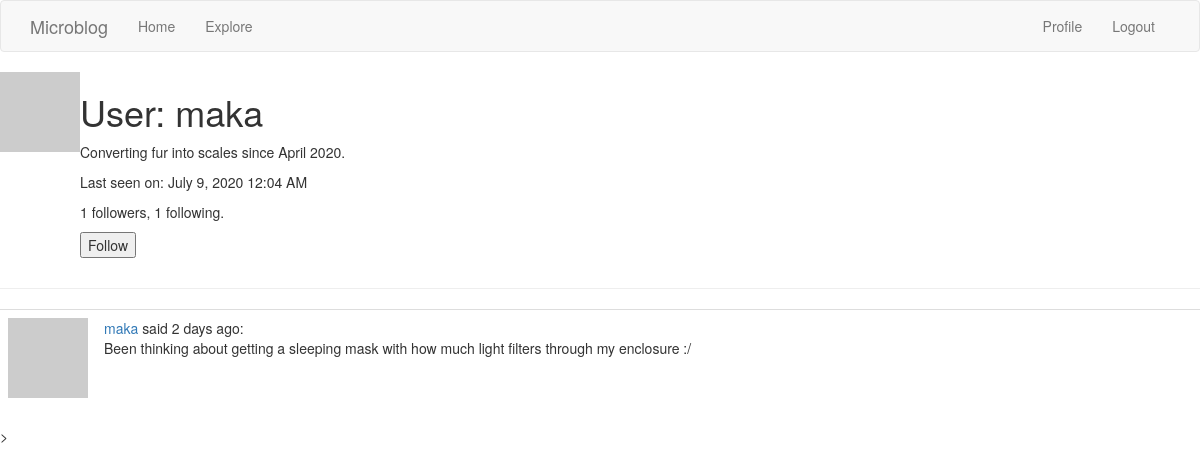
The page /user/maka (signed in) on the database as committed earlier.
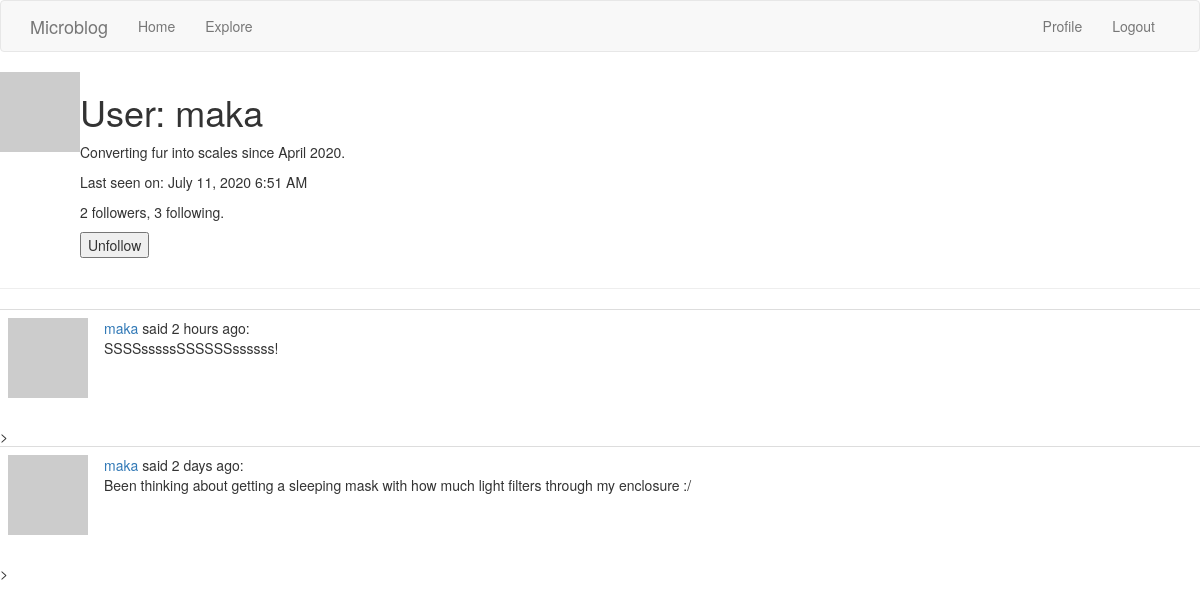
The same page on the database as committed later.
### app/models.py (models this page shows, shortened)
class User(UserMixin, db.Model):
    id = db.Column(db.Integer, primary_key=True)
    username = db.Column(db.String(64), index=True, unique=True)
    email = db.Column(db.String(120), index=True, unique=True)
    password_hash = db.Column(db.String(128))
    posts = db.relationship('Post', backref='author', lazy='dynamic')
    about_me = db.Column(db.String(140))
    last_seen = db.Column(db.DateTime, default=datetime.utcnow)
    followed = db.relationship(
        'User', secondary = followers,
        primaryjoin=(followers.c.follower_id == id),
        secondaryjoin = (followers.c.followed_id == id),
        backref = db.backref('followers', lazy = 'dynamic'), lazy = 'dynamic')
    def avatar(self, size):
        digest = md5(self.email.lower().encode('utf-8')).hexdigest()
        return 'http://www.gravatar.com/avatar/{}?d=identicon&s={}'.format(digest, size)
    def is_following(self, user):
        return self.followed.filter(
            followers.c.followed_id == user.id).count() > 0

class Post(db.Model):
    id = db.Column(db.Integer, primary_key=True)
    body = db.Column(db.String(140))
    timestamp = db.Column(db.DateTime, index=True, default=datetime.utcnow)
    user_id = db.Column(db.Integer, db.ForeignKey('user.id'))

### app/routes.py (the view)
@app.route('/user/<username>')
@login_required
def user(username):
    user = User.query.filter_by(username=username).first_or_404()
    page = request.args.get('page', 1, type = int)
    posts = user.posts.order_by(Post.timestamp.desc()).paginate(
        page, app.config['POSTS_PER_PAGE'], False)
    next_url = url_for('user', username = user.username, page = posts.next_num)\
        if posts.has_next else None
    prev_url = url_for('user', username = user.username, page = posts.prev_num) \
        if posts.has_prev else None
    form = EmptyForm()
    return render_template('user.html', user=user, posts=posts.items,
                            next_url = next_url, prev_url = prev_url, form = form)

### app/forms.py
class EmptyForm(FlaskForm):
    submit = SubmitField('Submit')

### app/models.py (called while the page is built)
@login.user_loader
def load_user(id):
    return User.query.get(int(id))

### app/routes.py (called while the page is built)
@app.before_request
def before_request():
    if current_user.is_authenticated:
        current_user.last_seen = datetime.utcnow()
        db.session.commit()

### app/templates/user.html (shortened to what this page needs)
{% extends "base.html" %}
{% block content %}
	<table>
		<tr valign="top">
			<td><img src="{{ user.avatar(128) }}"></td>
			<td>
				<h1>User: {{ user.username }}</h1>
				{% if user.about_me %}<p>{{ user.about_me }}</p>{% endif %}
				{% if user.last_seen %}
				<p>Last seen on: {{ moment(user.last_seen).format('LLL') }}</p>
				{% endif %}
				<p>{{ user.followers.count() }} followers, {{ user.followed.count() }} following.</p>
				{% if user == current_user %}
				<p><a href="{{ url_for('edit_profile') }}">Edit your profile</a></p>
				{% elif not current_user.is_following(user) %}
				<p>
					<form action="{{ url_for('follow', username=user.username) }}" method='post'>
						{{ form.submit(value='Follow') }}
					</form>
				</p>
				{% else %}
				<p>
					<form action="{{ url_for('unfollow', username=user.username) }}" method='post'>
						{{ form.submit(value='Unfollow') }}
					</form>
				</p>
				{% endif %}
			</td>
		</tr>
	</table>
	<hr>
    {% for post in posts %}
		{% include '_post.html' %}
    {% endfor %}
{% endblock %}

### app/templates/base.html (shortened to what this page needs)
{% extends 'bootstrap/base.html' %}
{% block navbar %}
    <nav class="navbar navbar-default">
        <div class="container">
            <div class="navbar-header">
                <a class="navbar-brand" href="{{ url_for('index') }}">Microblog</a>
            </div>
            <div class="collapse navbar-collapse" id="bs-example-navbar-collapse-1">
                <ul class="nav navbar-nav">
                    <li><a href="{{ url_for('index') }}">Home</a></li>
                    <li><a href="{{ url_for('explore') }}">Explore</a></li>
                </ul>
                <ul class="nav navbar-nav navbar-right">
                    {% if current_user.is_anonymous %}
                    <li><a href="{{ url_for('login') }}">Login</a></li>
                    {% else %}
                    <li><a href="{{ url_for('user', username=current_user.username) }}">Profile</a></li>
                    <li><a href="{{ url_for('logout') }}">Logout</a></li>
                    {% endif %}
                </ul>
            </div>
        </div>
    </nav>
{% endblock %}

### app/templates/_post.html
<table class = "table table-hover">
	<tr>
		<td width="70px">
			<a href="{{ url_for('user', username=post.author.username) }}">
				<img src="{{ post.author.avatar(70) }}" />
			</a>
		</td>
		<td>
			<a href="{{ url_for('user', username=post.author.username) }}">
				{{ post.author.username }}
			</a>
			said {{ moment(post.timestamp).fromNow() }}:
			<br>
			{{ post.body }}
		</td>
	</tr>
</table>>

Rows that differ between the two databases and show on the page:
changed User "maka": last_seen "July 9, 2020 12:04 AM" → "July 11, 2020 6:51 AM"
added Post: author.username "maka", timestamp "2 hours ago", body "SSSSsssssSSSSSSssssss!"
Other text that changed with them:
{{ user.followers.count() }}: "1" → "2"
{{ user.followed.count() }}: "1" → "3"
form field submit: (not shown) → "Unfollow"
form field submit: "Follow" → (not shown)
